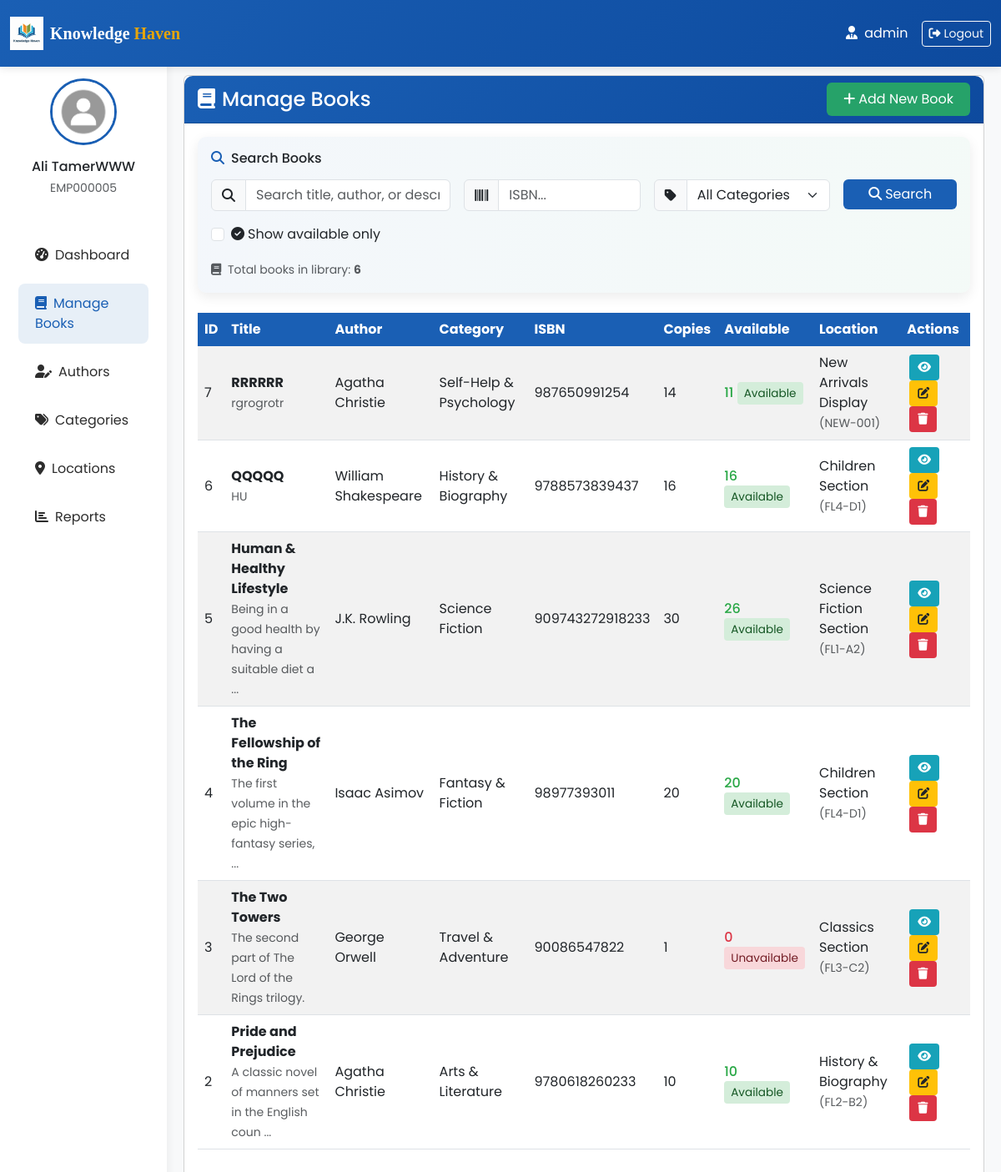
Screenshot of /admin/books/manage.php (signed in) with the database file from the repository.
### tables this page shows
CREATE TABLE `employees` (
  `employee_id` int(11) NOT NULL,
  `user_id` int(11) NOT NULL,
  `employee_code` varchar(20) NOT NULL,
  `position` enum('librarian','assistant_librarian','library_assistant','technician','manager','director','admin') NOT NULL,
  `hire_date` date NOT NULL,
  `salary` decimal(10,2) DEFAULT NULL,
  `employment_type` enum('full_time','part_time','contract') DEFAULT 'full_time',
  `is_currently_employed` tinyint(1) DEFAULT 1,
  `created_at` timestamp NOT NULL DEFAULT current_timestamp(),
  `updated_at` timestamp NOT NULL DEFAULT current_timestamp() ON UPDATE current_timestamp()
);

CREATE TABLE `users` (
  `user_id` int(11) NOT NULL,
  `username` varchar(50) NOT NULL,
  `email` varchar(100) NOT NULL,
  `password` varchar(255) NOT NULL,
  `gender` enum('Male','Female') DEFAULT NULL,
  `phone_number` varchar(15) DEFAULT NULL,
  `profile_image` varchar(255) DEFAULT 'images/user_image.jpg',
  `role` enum('user','employee') DEFAULT 'user',
  `registration_date` timestamp NOT NULL DEFAULT current_timestamp(),
  `is_active` tinyint(1) DEFAULT 1,
  `created_at` timestamp NOT NULL DEFAULT current_timestamp(),
  `updated_at` timestamp NOT NULL DEFAULT current_timestamp() ON UPDATE current_timestamp()
);

CREATE TABLE `books` (
  `book_id` int(11) NOT NULL,
  `title` varchar(255) NOT NULL,
  `author_id` int(11) NOT NULL,
  `category_id` int(11) NOT NULL,
  `location_id` int(11) DEFAULT NULL,
  `isbn` varchar(20) NOT NULL,
  `publication_year` year(4) DEFAULT NULL,
  `publisher` varchar(100) DEFAULT NULL,
  `total_copies` int(11) DEFAULT 1,
  `available_copies` int(11) DEFAULT 1,
  `description` text DEFAULT NULL,
  `created_at` timestamp NOT NULL DEFAULT current_timestamp(),
  `updated_at` timestamp NOT NULL DEFAULT current_timestamp() ON UPDATE current_timestamp()
);

CREATE TABLE `authors` (
  `author_id` int(11) NOT NULL,
  `name` varchar(255) NOT NULL,
  `birth_year` year(4) DEFAULT NULL,
  `death_year` year(4) DEFAULT NULL,
  `nationality` varchar(100) DEFAULT NULL,
  `created_at` timestamp NOT NULL DEFAULT current_timestamp(),
  `updated_at` timestamp NOT NULL DEFAULT current_timestamp() ON UPDATE current_timestamp()
);

CREATE TABLE `categories` (
  `category_id` int(11) NOT NULL,
  `name` varchar(100) NOT NULL,
  `created_at` timestamp NOT NULL DEFAULT current_timestamp(),
  `updated_at` timestamp NOT NULL DEFAULT current_timestamp() ON UPDATE current_timestamp()
);

CREATE TABLE `locations` (
  `location_id` int(11) NOT NULL,
  `location_code` varchar(20) NOT NULL,
  `name` varchar(100) NOT NULL,
  `floor` int(11) DEFAULT NULL CHECK (`floor` between 1 and 4),
  `shelf` varchar(20) DEFAULT NULL,
  `is_active` tinyint(1) DEFAULT 1,
  `created_at` timestamp NOT NULL DEFAULT current_timestamp(),
  `updated_at` timestamp NOT NULL DEFAULT current_timestamp() ON UPDATE current_timestamp()
);

### admin/books/manage.php (the view, shortened to what the rows shown need)
<?php
include "../../config.php";
$user_id = $_SESSION['user_id'];
$query = "SELECT u.*, e.* FROM users u
          JOIN employees e ON u.user_id = e.user_id
          WHERE u.user_id = ?";
$stmt = mysqli_prepare($conn, $query);
mysqli_stmt_bind_param($stmt, "i", $user_id);
mysqli_stmt_execute($stmt);
$result = mysqli_stmt_get_result($stmt);
$employee = mysqli_fetch_assoc($result);
$books_query = "SELECT b.*, a.name as author_name, c.name as category_name,
                       l.name as location_name, l.location_code
                FROM books b
                LEFT JOIN authors a ON b.author_id = a.author_id
                LEFT JOIN categories c ON b.category_id = c.category_id
                LEFT JOIN locations l ON b.location_id = l.location_id
                WHERE 1=1";
$params = [];
$types = '';
$books_query .= " ORDER BY b.book_id DESC";
if (empty($params)) {
    $books_result = mysqli_query($conn, $books_query);
} else {
    $stmt = mysqli_prepare($conn, $books_query);
    mysqli_stmt_bind_param($stmt, $types, ...$params);
    mysqli_stmt_execute($stmt);
    $books_result = mysqli_stmt_get_result($stmt);
}
?>
<!DOCTYPE html>
<html lang="en">
<head>
    <link href="https://cdn.jsdelivr.net/npm/bootstrap@5.3.0-alpha1/dist/css/bootstrap.min.css" rel="stylesheet">
    <link rel="stylesheet" href="https://cdnjs.cloudflare.com/ajax/libs/font-awesome/6.4.0/css/all.min.css">
</head>
<body>
    <nav class="navbar navbar-expand-lg navbar-dark navbar-custom fixed-top">
        <div class="container-fluid">
            <div class="collapse navbar-collapse" id="navbarNav">
                <div class="navbar-nav ms-auto align-items-center">
                    <span class="nav-item me-3 text-white d-none d-md-block">
                        <i class="fas fa-user-tie me-1"></i>
                        <?php echo htmlspecialchars($employee['position'] ?? 'Employee'); ?>
                    </span>
                    <a href="../../logout.php" class="btn btn-outline-light btn-sm">
                        <i class="fas fa-sign-out-alt me-1"></i>Logout
                    </a>
                </div>
            </div>
        </div>
    </nav>
    <div class="container-fluid" style="margin-top: 70px;">
        <div class="row">
            <div class="col-lg-2 col-md-3 sidebar">
                <div class="text-center py-4">
                    <img src="<?php echo htmlspecialchars($employee['profile_image'] ?? '../../assets/images/user_image.jpg'); ?>"
                         alt="Profile"
                         class="rounded-circle mb-3"
                         style="width: 80px; height: 80px; object-fit: cover; border: 3px solid var(--primary-color);"
                         onerror="this.src='../../assets/images/user_image.jpg'">
                    <h6 class="mb-1"><?php echo htmlspecialchars($employee['username'] ?? 'Employee'); ?></h6>
                    <p class="text-muted mb-3">
                        <small><?php echo htmlspecialchars($employee['employee_code'] ?? 'EMP000'); ?></small>
                    </p>
                </div>
            </div>
            <div class="col-lg-10 col-md-9 main-content">
                <div class="card">
                    <div class="card-body">
                                <?php
                                    $total_books = mysqli_num_rows($books_result);
                                    mysqli_data_seek($books_result, 0);
                                ?>
                        <div class="table-responsive">
                            <table class="table table-striped table-hover">
                                <thead>
                                    <tr>
                                        <th>ID</th>
                                        <th>Title</th>
                                        <th>Author</th>
                                        <th>Category</th>
                                        <th>ISBN</th>
                                        <th>Copies</th>
                                        <th>Available</th>
                                        <th>Location</th>
                                        <th>Actions</th>
                                    </tr>
                                </thead>
                                <tbody>
                                    <?php if ($total_books > 0): ?>
                                        <?php while($book = mysqli_fetch_assoc($books_result)): ?>
                                            <tr>
                                                <td><?php echo $book['book_id']; ?></td>
                                                <td>
                                                    <strong><?php echo htmlspecialchars($book['title']); ?></strong>
                                                    <?php if ($book['description']): ?>
                                                        <br>
                                                        <small class="text-muted">
                                                            <?php echo htmlspecialchars(substr($book['description'], 0, 50)); ?>
                                                            <?php if (strlen($book['description']) > 50): ?>...<?php endif; ?>
                                                        </small>
                                                    <?php endif; ?>
                                                </td>
                                                <td><?php echo htmlspecialchars($book['author_name']); ?></td>
                                                <td><?php echo htmlspecialchars($book['category_name']); ?></td>
                                                <td><?php echo htmlspecialchars($book['isbn']); ?></td>
                                                <td><?php echo $book['total_copies']; ?></td>
                                                <td>
                                                    <?php if ($book['available_copies'] > 0): ?>
                                                        <span class="status-available"><?php echo $book['available_copies']; ?></span>
                                                        <span class="status-badge available-badge">Available</span>
                                                    <?php else: ?>
                                                        <span class="status-unavailable">0</span>
                                                        <span class="status-badge unavailable-badge">Unavailable</span>
                                                    <?php endif; ?>
                                                </td>
                                                <td>
                                                    <?php if ($book['location_name']): ?>
                                                        <?php echo htmlspecialchars($book['location_name']); ?>
                                                        <br>
                                                        <small class="text-muted">(<?php echo htmlspecialchars($book['location_code']); ?>)</small>
                                                    <?php else: ?>
                                                        <span class="text-muted">Not assigned</span>
                                                    <?php endif; ?>
                                                </td>
                                                <td>
                                                    <div class="action-buttons">
                                                        <a href="view.php?id=<?php echo $book['book_id']; ?>"
                                                           class="btn btn-view btn-sm" title="View">
                                                            <i class="fas fa-eye"></i>
                                                        </a>
                                                        <a href="edit.php?id=<?php echo $book['book_id']; ?>"
                                                           class="btn btn-edit btn-sm" title="Edit">
                                                            <i class="fas fa-edit"></i>
                                                        </a>
                                                        <a href="delete.php?id=<?php echo $book['book_id']; ?>"
                                                           class="btn btn-delete btn-sm"
                                                           title="Delete"
                                                           onclick="return confirm('Are you sure you want to delete this book?\n\nBook: <?php echo addslashes($book['title']); ?>')">
                                                            <i class="fas fa-trash"></i>
                                                        </a>
                                                    </div>
                                                </td>
                                            </tr>
                                        <?php endwhile; ?>
                                    <?php endif; ?>
                                </tbody>
                            </table>
                        </div>
                    </div>
                </div>
            </div>
        </div>
    </div>
</body>
</html>

### rows the page displays
employees: position "admin", user.profile_image (picture), user.username "Ali TamerWWW", employee_code "EMP000005"
books: book_id "7", title "RRRRRR", description "rgrogrotr", author.name "Agatha Christie", category.name "Self-Help & Psychology", isbn "987650991254", total_copies "14", available_copies "11", location.name "New Arrivals Display", location.location_code "NEW-001"
books: book_id "6", title "QQQQQ", description "HU", author.name "William Shakespeare", category.name "History & Biography", isbn "9788573839437", total_copies "16", available_copies "16", location.name "Children Section", location.location_code "FL4-D1"
books: book_id "5", title "Human & Healthy Lifestyle", description "Being in a good health by having a suitable diet a", author.name "J.K. Rowling", category.name "Science Fiction", isbn "909743272918233", total_copies "30", available_copies "26", location.name "Science Fiction Section", location.location_code "FL1-A2"
books: book_id "4", title "The Fellowship of the Ring", description "The first volume in the epic high-fantasy series,", author.name "Isaac Asimov", category.name "Fantasy & Fiction", isbn "98977393011", total_copies "20", available_copies "20", location.name "Children Section", location.location_code "FL4-D1"
books: book_id "3", title "The Two Towers", description "The second part of The Lord of the Rings trilogy.", author.name "George Orwell", category.name "Travel & Adventure", isbn "90086547822", total_copies "1", available_copies "0", location.name "Classics Section", location.location_code "FL3-C2"
books: book_id "2", title "Pride and Prejudice", description "A classic novel of manners set in the English coun", author.name "Agatha Christie", category.name "Arts & Literature", isbn "9780618260233", total_copies "10", available_copies "10", location.name "History & Biography", location.location_code "FL2-B2"

### other values shown
$total_books "6"
